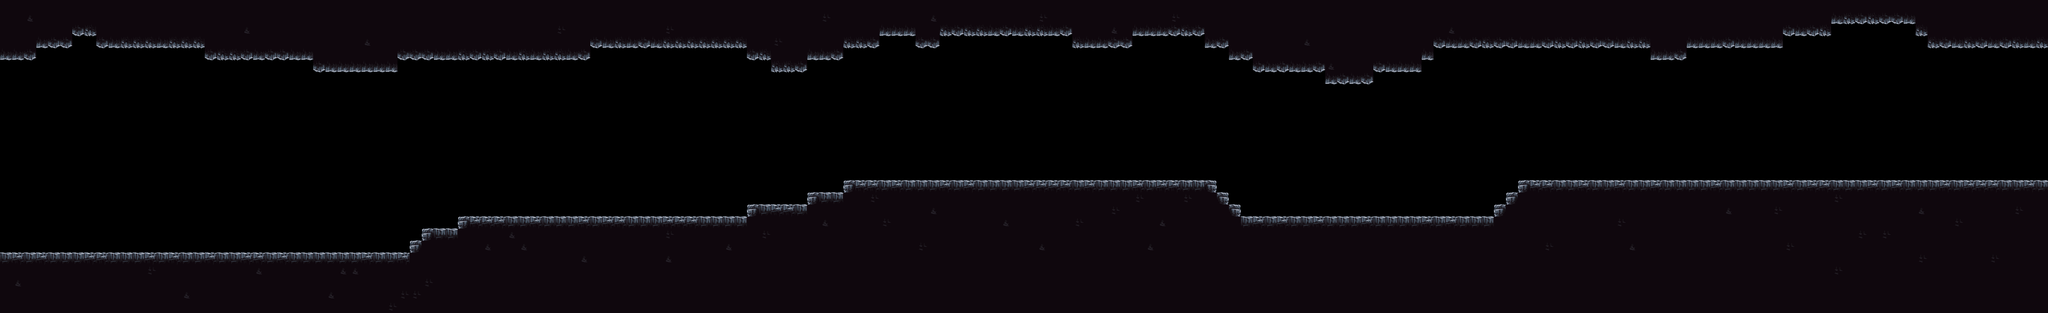

A level layout from a 2D game, rendered from its tile map. Below: a short description, then the map file with tile-grid data replaced by summaries:
An orthogonal 170x26 tile map with 32x32 px tiles, 1 tile layer (Tile Layer 1).

<map version="1.10" tiledversion="1.10.2" orientation="orthogonal" renderorder="right-down" width="170" height="26" tilewidth="32" tileheight="32" infinite="0" nextlayerid="3" nextobjectid="1">
 <editorsettings>
  <export target="swdewqw.csv" format="csv" />
 </editorsettings>
 <tileset firstgid="1" source="x.tsx" />
 <layer id="1" name="Tile Layer 1" width="170" height="26">
  <data>[4420 cells, 2225 non-empty, 12 distinct tile ids]</data>
 </layer>
</map>
